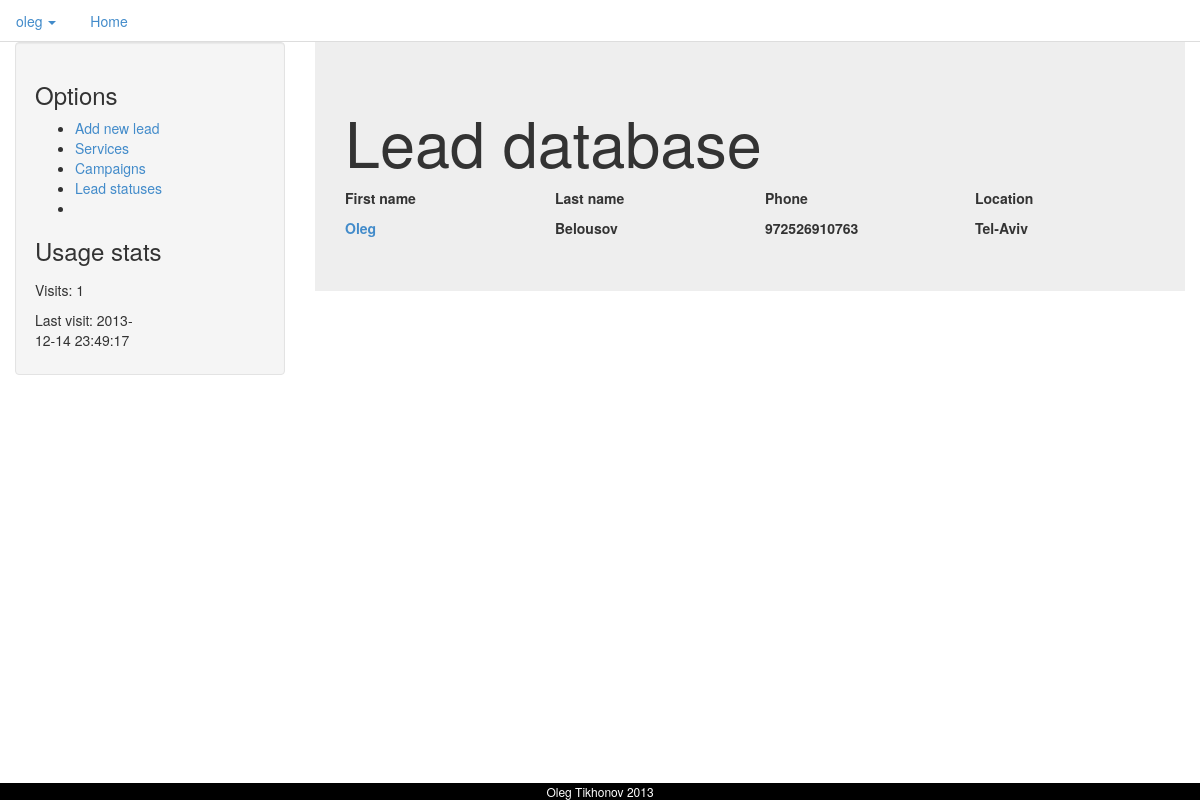
The app's page /leads/ (signed in) with its own data.
### lead_center/models.py (models this page shows, shortened)
class Lead(models.Model):
	campaign = models.ForeignKey(Campaign, null=True, related_name='campaign_leads')
	product = models.ForeignKey(Product, null=True, related_name='product_leads')
	status = models.ForeignKey(LeadStatus, null=True, related_name='status_leads')
	campaign_url = models.CharField(max_length=100, null=True)
	phone = models.CharField(max_length=15)
	email = models.CharField(max_length=60, blank=True)
	first_name = models.CharField(max_length=40)
	last_name = models.CharField(max_length=40)
	city = models.CharField(max_length=50, null=True)
	comment = models.CharField(max_length=255, blank=True)
	ip = models.CharField(max_length=30, null=True)
	agent = models.CharField(max_length=60, null=True)

### lead_center/views.py (the view)
def index(request):
	leads = Lead.objects.all().order_by('phone')
	context_dict = {'leads': leads}
	if request.session.has_key('last_visit'):
		last_visit = request.session.get('last_visit')
		visits = request.session.get('visits', 0)
		if(datetime.now() - datetime.strptime(last_visit[:-7], "%Y-%m-%d %H:%M:%S")).days > 0:
			request.session['last_visit'] = str(datetime.now())
			request.session['visits'] = visits + 1
	else:
		request.session['last_visit'] = str(datetime.now())
		request.session['visits'] = 1
	return render(request, 'lead_center/index.html', context_dict)

### templates/lead_center/index.html
{% extends "lead_center/common/base.html" %}
{% block content %}
        <h1>Lead database</h1>
        {% if leads %}
            <div class="tbl">
                <div style="font-weight:bold;" class="row">
                	<div class="col col-lg-3">
                        First name
                    </div>
                    <div class="col col-lg-3">
                        Last name
                    </div>
                    <div class="col col-lg-3">
                        Phone
                    </div>
                    <div class="col col-lg-3">
                        Location
                    </div>
                </div>
                {% for lead in leads %}
                    <div style="font-weight:bold;" class="row">
                        <div class="col col-lg-3">
                            <a href='lead-page/{{lead.first_name}}-{{lead.last_name}}'>
                                {{lead.first_name}}
                            </a>
                        </div>
                        <div class="col col-lg-3">
                            {{lead.last_name}}
                        </div>
                        <div class="col col-lg-3">
                            {{lead.phone}}
                        </div>
                        <div class="col col-lg-3">
                            {{lead.city}}
                        </div>
                    </div>
                {% endfor %}
            </div>
        {% else %}
                <div style="row">
                    <div class="col-lg-12">
                        No lead are currently available
                    </div>
                </div>
        {% endif %}
{% endblock %}

### templates/lead_center/common/header.html (shortened to what this page needs)
<ul class="nav nav-tabs">
	<li class="dropdown">
	<a class="dropdown-toggle" data-toggle="dropdown" href="#">
		{% if user.is_authenticated %}
			{{user.username}}
		{% else %}
			Guest
		{% endif %}
	   <span class="caret"></span>
	</a>
	</li>
	<li>
		<a href="/leads/">
			Home
		</a>
	</li>
</ul>

### static/leads.css (style rules this page uses)
body { padding-bottom: 20px; }
.row { padding: 5px 0; }

### records on screen
Lead: first_name "Oleg", last_name "Belousov", phone "972526910763", city "Tel-Aviv"

### other values on screen
{{ user.username }} "oleg"
{{ request.session.visits|default:1 }} "1"
{{ request.session.last_visit|default:'today' }} "2013-12-14 23:49:17"
